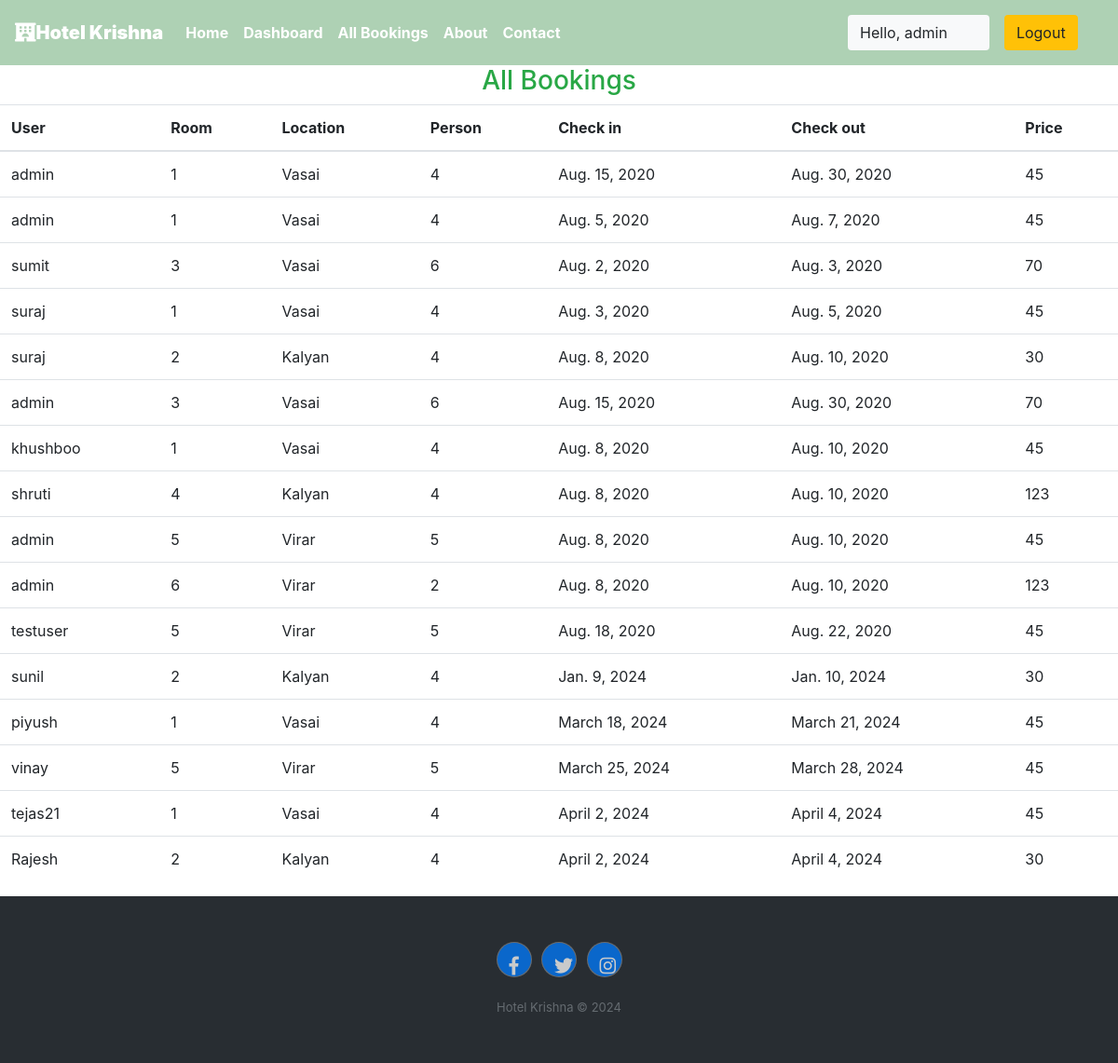
Page /staff/allbookings (signed in) on the committed database.
### krishna/models.py (models this page shows, shortened)
class Reservation(models.Model):
    check_in = models.DateField(auto_now =False)
    check_out = models.DateField()
    room = models.ForeignKey(Rooms, on_delete = models.CASCADE)
    guest = models.ForeignKey(User, on_delete= models.CASCADE)
    booking_id = models.CharField(max_length=100,default="null")

class Rooms(models.Model):
    ROOM_STATUS = (
    ("1", "available"),
    ("2", "not available"),
    )
    ROOM_TYPE = (
    ("1", "premium"),
    ("2", "deluxe"),
    ("3","basic"),
    )
    room_type = models.CharField(max_length=50,choices = ROOM_TYPE)
    capacity = models.IntegerField()
    price = models.IntegerField()
    size = models.IntegerField()
    hotel = models.ForeignKey(Hotels, on_delete = models.CASCADE)
    status = models.CharField(choices =ROOM_STATUS,max_length = 15)
    roomnumber = models.IntegerField()

class Hotels(models.Model):
    name = models.CharField(max_length=30,default="krishna")
    owner = models.CharField(max_length=20)
    location = models.CharField(max_length=50)
    state = models.CharField(max_length=50,default="maharashtra")
    country = models.CharField(max_length=50,default="india")

### krishna/views.py (the view)
# urls.py: path('staff/allbookings', views.all_bookings,name="allbookigs"),
@login_required(login_url='/staff')
def all_bookings(request):
    bookings = Reservation.objects.all()
    if not bookings:
        messages.warning(request,"No Bookings Found")
    return HttpResponse(render(request,'staff/allbookings.html',{'bookings':bookings}))

### templates/staff/allbookings.html (shortened to what this page needs)
{% extends 'basic.html' %}
{% block body %}
<h3 class="text-center  text-success">All Bookings </h3>
<table class="table">
    <thead>
        <th>User</th>
        <th>Room</th>
        <th>Location</th>
        <th>Person</th>
        <th>Check in</th>
        <th>Check out</th>
        <th>Price</th>
    </thead>
    {% for each_booking in bookings %}
    <tr>
        <td>{{each_booking.guest.username}}</td>
        <td>{{each_booking.room.roomnumber}}</td>
        <td>{{each_booking.room.hotel.location}}</td>
        <td>{{each_booking.room.capacity}}</td>
        <td>{{each_booking.check_in}}</td>
        <td>{{each_booking.check_out}}</td>
        <td>{{each_booking.room.price}}</td>
    </tr>
    {% endfor %}
</table>
{% endblock body %}

### templates/basic.html (shortened to what this page needs)
{% load static %}
<!DOCTYPE html>
<!DOCTYPE html>
<html lang="en">
<head>
    <link rel="stylesheet" href="https://use.fontawesome.com/releases/v5.7.0/css/all.css">
    <link rel="stylesheet" href="https://maxcdn.bootstrapcdn.com/bootstrap/4.5.0/css/bootstrap.min.css" >
</head>
<body>
    <div class="container-fluid px-0">
        <nav class="navbar navbar-expand-lg navbar-dark font-weight-bold" style="background-color:#aed1b4">
            <a class="navbar-brand text-bold bg-black " href="/"><i class="fas fa-hotel text-"></i><b>Hotel Krishna</b></a>
            <div class="collapse navbar-collapse " id="navbarSupportedContent">
                <ul class="navbar-nav mr-auto ">
                    <li class="nav-item active">
                        <a class="nav-link text-bold " href="/home"> Home</a>
                    </li>
                    {% if user.is_staff %}
                    <li class="nav-item active">
                        <a class="nav-link text-bold" href="/staff/panel">Dashboard </a>
                    </li>
                    {% elif user.is_staff == False and user.is_authenticated %}
                    <li class="nav-item active">
                            <a class="nav-link text-bold" href="/user/bookings">My Bookings </a>
                        </li>
                    {% endif %}
                    {% if user.is_staff %}
                    <li class="nav-item active">
                            <a class="nav-link text-bold" href="/staff/allbookings">All Bookings </a>
                        </li>
                    {% endif %}
                    <li class="nav-item active">
                        <a class="nav-link text-bold" href="/about">About</a>
                    </li>
                    <li class="nav-item active">
                        <a class="nav-link text-bold" href="/contact">Contact </a>
                    </li>
                </ul>
                {% if user.is_authenticated %}
                      <button class="btn btn-group bg-light" data-toggle="modal" data-target="#forlogin">
                       Hello, {{request.user}}
                       <a href="/logout" class="nav-link">
                    <button class="btn btn-group bg-warning" data-toggle="modal" data-target="#forlogin">
                        Logout
                    </button></a>&nbsp; &nbsp;
                    </button>
                {% endif %}
            </div>
        </nav>
    </div>
    {% block body %}
    {% endblock body %}
    <div class="footer-dark">
        <footer>
            <div class="container">
                <div class="row">
                    <div class="col item social">
                        <a class="btn btn-square btn-primary mx-1" href=""><i class="fab fa-facebook-f"></i></a>
                        <a class="btn btn-square btn-primary mx-1" href=""><i class="fab fa-twitter"></i></a>
                        <a class="btn btn-square btn-primary mx-1" href=""><i class="fab fa-instagram"></i></a>
                    </div>
                </div>
                <p class="copyright">Hotel Krishna © 2024</p>
            </div>
        </footer>
    </div>
</body>
</html>

### templates/basic.html (style rules this page uses)
a { text-decoration: none; }
.footer-dark { padding:50px 0; color:#f0f9ff; background-color:#282d32; }
.footer-dark .item.social { text-align:center; }
.footer-dark .item.social > a { font-size:20px; width:36px; height:36px; line-height:36px; display:inline-block; text-align:center; border-radius:50%; box-shadow:0 0 0 1px rgba(255,255,255,0.4); margin:0 8px; color:#fff; opacity:0.75; }
.footer-dark .copyright { text-align:center; padding-top:24px; opacity:0.3; font-size:13px; margin-bottom:0; }

### rows in the picture
Reservation: guest.username "admin", room.roomnumber "1", room.hotel.location "Vasai", room.capacity "4", check_in "Aug. 15, 2020", check_out "Aug. 30, 2020", room.price "45"
Reservation: guest.username "admin", room.roomnumber "1", room.hotel.location "Vasai", room.capacity "4", check_in "Aug. 5, 2020", check_out "Aug. 7, 2020", room.price "45"
Reservation: guest.username "sumit", room.roomnumber "3", room.hotel.location "Vasai", room.capacity "6", check_in "Aug. 2, 2020", check_out "Aug. 3, 2020", room.price "70"
Reservation: guest.username "suraj", room.roomnumber "1", room.hotel.location "Vasai", room.capacity "4", check_in "Aug. 3, 2020", check_out "Aug. 5, 2020", room.price "45"
Reservation: guest.username "suraj", room.roomnumber "2", room.hotel.location "Kalyan", room.capacity "4", check_in "Aug. 8, 2020", check_out "Aug. 10, 2020", room.price "30"
Reservation: guest.username "admin", room.roomnumber "3", room.hotel.location "Vasai", room.capacity "6", check_in "Aug. 15, 2020", check_out "Aug. 30, 2020", room.price "70"
Reservation: guest.username "khushboo", room.roomnumber "1", room.hotel.location "Vasai", room.capacity "4", check_in "Aug. 8, 2020", check_out "Aug. 10, 2020", room.price "45"
Reservation: guest.username "shruti", room.roomnumber "4", room.hotel.location "Kalyan", room.capacity "4", check_in "Aug. 8, 2020", check_out "Aug. 10, 2020", room.price "123"
Reservation: guest.username "admin", room.roomnumber "5", room.hotel.location "Virar", room.capacity "5", check_in "Aug. 8, 2020", check_out "Aug. 10, 2020", room.price "45"
Reservation: guest.username "admin", room.roomnumber "6", room.hotel.location "Virar", room.capacity "2", check_in "Aug. 8, 2020", check_out "Aug. 10, 2020", room.price "123"
Reservation: guest.username "testuser", room.roomnumber "5", room.hotel.location "Virar", room.capacity "5", check_in "Aug. 18, 2020", check_out "Aug. 22, 2020", room.price "45"
Reservation: guest.username "sunil", room.roomnumber "2", room.hotel.location "Kalyan", room.capacity "4", check_in "Jan. 9, 2024", check_out "Jan. 10, 2024", room.price "30"
Reservation: guest.username "piyush", room.roomnumber "1", room.hotel.location "Vasai", room.capacity "4", check_in "March 18, 2024", check_out "March 21, 2024", room.price "45"
Reservation: guest.username "vinay", room.roomnumber "5", room.hotel.location "Virar", room.capacity "5", check_in "March 25, 2024", check_out "March 28, 2024", room.price "45"
Reservation: guest.username "tejas21", room.roomnumber "1", room.hotel.location "Vasai", room.capacity "4", check_in "April 2, 2024", check_out "April 4, 2024", room.price "45"
Reservation: guest.username "Rajesh", room.roomnumber "2", room.hotel.location "Kalyan", room.capacity "4", check_in "April 2, 2024", check_out "April 4, 2024", room.price "30"

### other values in the picture
{{ request.user }} "admin"
